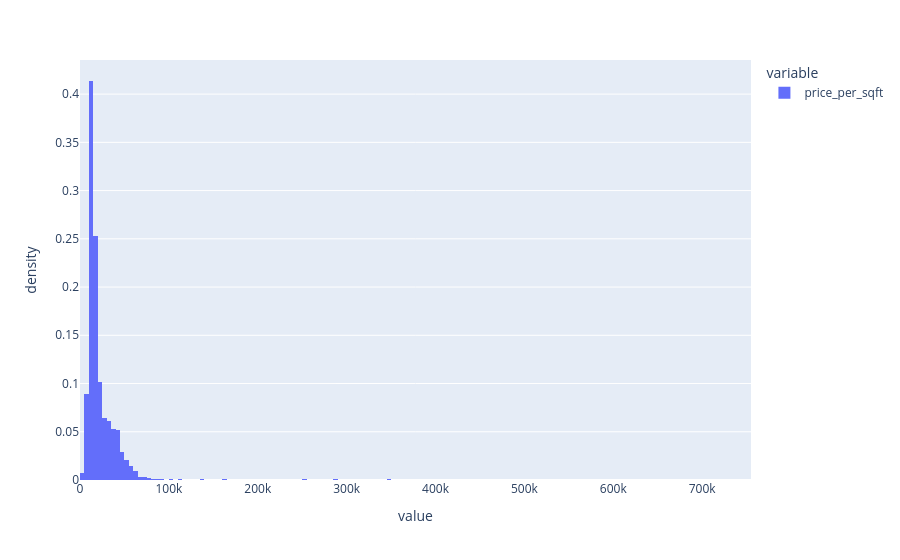

Notebook cell for this chart:
### Code cell
fig = px.histogram(
    pre_process_df['price_per_sqft'],
    histnorm="density"  
)
fig.show()

### Figure 1 — Plotly figure (JSON) as saved in the notebook; plotly's stock layout.template omitted (floating-point values rounded to 4 significant figures; data arrays with more than 128 entries replaced by an {"elided": "..."} marker saying what was removed)
{"data": [{"bingroup": "x", "histnorm": "density", "hovertemplate": "variable=price_per_sqft<br>value=%{x}<br>density=%{y}<extra></extra>", "legendgroup": "price_per_sqft", "marker": {"color": "#636efa", "pattern": {"shape": ""}}, "name": "price_per_sqft", "orientation": "v", "showlegend": true, "type": "histogram", "x": {"elided": "5973 int values"}, "xaxis": "x", "yaxis": "y"}], "layout": {"barmode": "relative", "legend": {"title": {"text": "variable"}, "tracegroupgap": 0}, "margin": {"t": 60}, "xaxis": {"anchor": "y", "domain": [0, 1], "title": {"text": "value"}}, "yaxis": {"anchor": "x", "domain": [0, 1], "title": {"text": "density"}}}}
